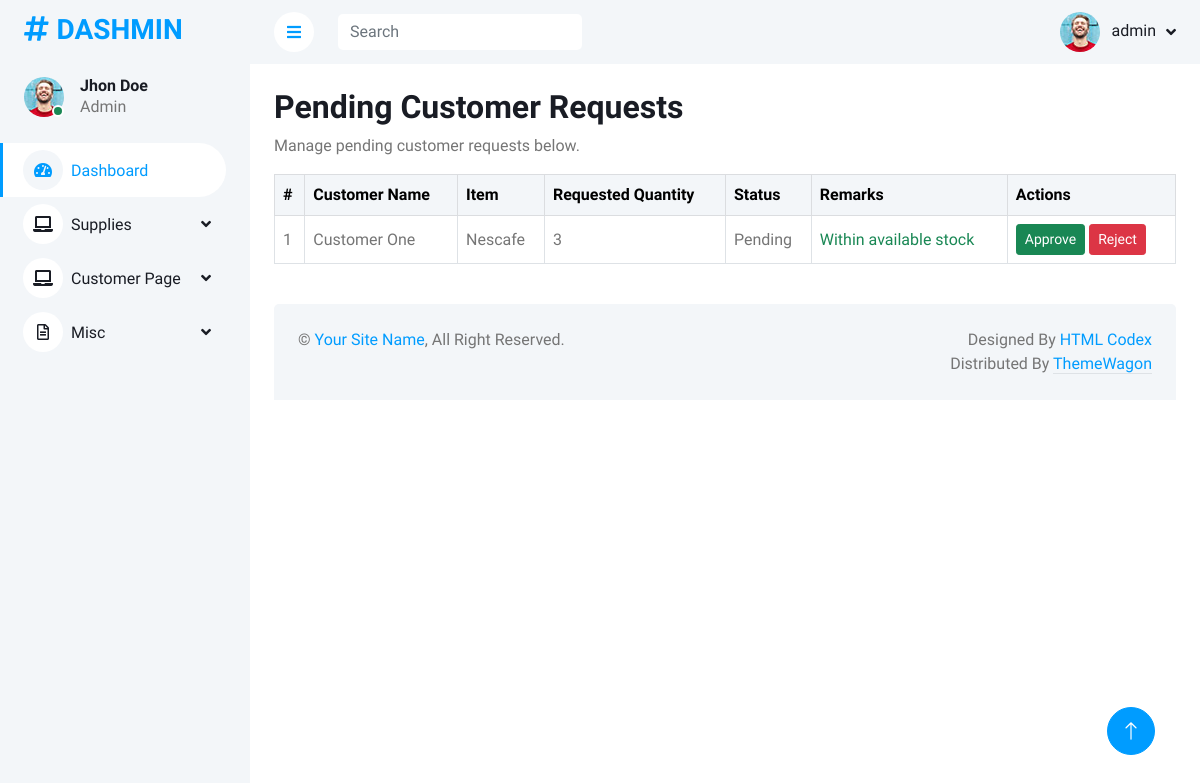
Page /supply/requests/pending/ (signed in) on the earlier database version.
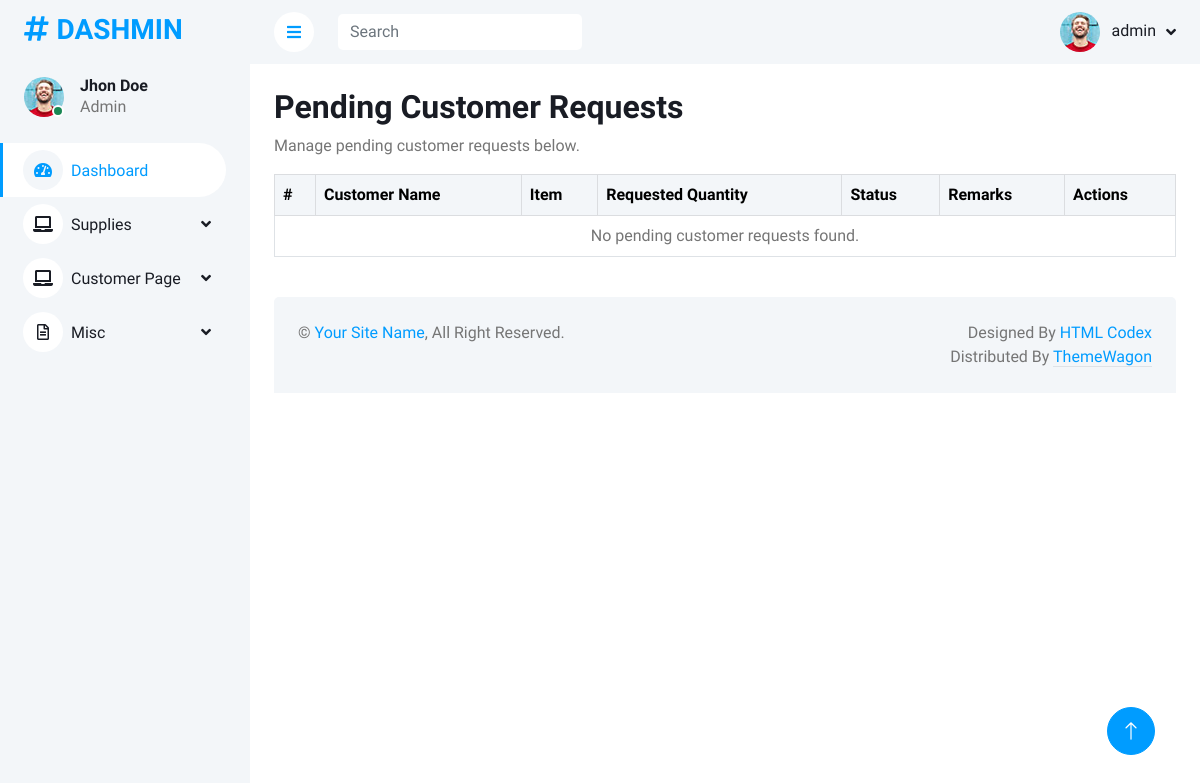
Same page on the later database version.
### customer/models.py (models this page shows, shortened)
class CustomerRequest(models.Model):
    supply_item = models.ForeignKey(
        SupplyItem,
        on_delete=models.CASCADE,
        related_name='customer_requests'
    )
    customer = models.ForeignKey(
        settings.AUTH_USER_MODEL,
        on_delete=models.CASCADE,
        related_name='requests'
    )
    requested_quantity = models.IntegerField()
    request_date = models.DateTimeField(auto_now_add=True)
    status = models.CharField(
        max_length=20,
        choices=[
            ('pending', 'Pending'),
            ('approved', 'Approved'),
            ('rejected', 'Rejected'),
            ('delivered', 'Delivered'),
        ],
        default='pending'
    )
    rejection_reason = models.TextField(blank=True, null=True)
    performed_by = models.ForeignKey(
        settings.AUTH_USER_MODEL,
        on_delete=models.SET_NULL,
        null=True,
        blank=True,
        related_name='performed_customer_requests' # Add related_name to avoid clash
    )

### supply/models.py (models this page shows, shortened)
class User(AbstractUser):
    USER_TYPE_CHOICES = [
        ('customer', 'Customer'),
        ('supply_manager', 'Supply Manager'),
        ('admin', 'Administrator'), # Example
    ]
    user_type = models.CharField(max_length=20, choices=USER_TYPE_CHOICES, default='customer')
    contact_number = models.CharField(max_length=15, blank=True, null=True)
    address = models.TextField(blank=True, null=True)
    objects = UserManager()
    customers = CustomerManager()
    supply_managers = SupplyManagerManager()
    email = models.EmailField(unique=True) # Example: making email unique

class SupplyItem(models.Model):
    STATUS_CHOICES = [
        ('active', 'Active'),
        ('inactive', 'Inactive'),
        ('archived', 'Archived'),
    ]
    AVAILABILITY_CHOICES = [
        ('Available', 'Available'),
        ('Low Stock', 'Low in Supply'),
        ('Out of Stock', 'Out of Supply')
    ]
    item_id = models.AutoField(primary_key=True)
    item_name = models.CharField(max_length=200)
    item_code = models.CharField(max_length=100, unique=True)
    category = models.ForeignKey(Category, on_delete=models.SET_NULL, null=True, blank=True)  # Updated field
    description = models.TextField(blank=True)
    quantity_in_stock = models.IntegerField(default=0)
    reorder_level = models.IntegerField(default=0)
    unit_of_measure = models.CharField(max_length=50)
    location = models.CharField(max_length=100, blank=True)
    unit_price = models.DecimalField(max_digits=10, decimal_places=2)
    currency = models.CharField(max_length=10, default='USD')
    supplier = models.ForeignKey(Supplier, on_delete=models.SET_NULL, null=True, blank=True)
    last_purchase_date = models.DateField(null=True, blank=True)
    last_supplier_price = models.DecimalField(max_digits=10, decimal_places=2, null=True, blank=True)
    preferred_supplier = models.BooleanField(default=False)
    added_by = models.ForeignKey(
        settings.AUTH_USER_MODEL, # Use settings
        on_delete=models.SET_NULL,
        null=True,
        blank=True,
        related_name='added_supply_items' # Add related_name
    )
    date_added = models.DateTimeField(auto_now_add=True)
    last_updated = models.DateTimeField(auto_now=True)
    added_by = models.ForeignKey('User', on_delete=models.SET_NULL, null=True, blank=True)
    status = models.CharField(max_length=10, choices=STATUS_CHOICES, default='active')
    availability = models.CharField(choices=AVAILABILITY_CHOICES, default='Available')
    barcode = models.CharField(max_length=100, blank=True)
    image = models.ImageField(upload_to='supply_images/', blank=True, null=True)
    expiration_date = models.DateField(null=True, blank=True)
    tags = models.CharField(max_length=200, blank=True)

### supply/views.py (the view)
# urls.py: path('requests/pending/', views.CustomerRequestPendingForApprovalListView.as_view(), name='request_pending_list'),
class CustomerRequestPendingForApprovalListView(ManagerAccessMixin, ListView): # Add LoginRequiredMixin
    model = CustomerRequest
    template_name = 'supply/manager/request_pending_list.html'
    context_object_name = 'customer_requests'
    paginate_by = 20
    def get_queryset(self):
        return CustomerRequest.objects.filter(status='pending').order_by('request_date') # Order by oldest first
    def get_context_data(self, **kwargs):
        context = super().get_context_data(**kwargs)
        context['page_title'] = "Pending Customer Requests"
        context['form'] = RejectionReasonForm()  # Add the form to the context
        return context

### customer/forms.py
class RejectionReasonForm(forms.ModelForm):
    class Meta:
        model = CustomerRequest
        fields = ['rejection_reason']
        widgets = {
            'rejection_reason': forms.Textarea(attrs={'class': 'form-control', 'rows': 3, 'placeholder': 'Enter reason for rejection'}),
        }

### supply/views.py (called while the page is built)
def is_supplier_manager(user):
    return user.is_authenticated and (user.is_superuser or user.groups.filter(name='Supply Manager').exists())

    def test_func(self):
        return is_supplier_manager(self.request.user)

### supply/templates/supply/manager/request_pending_list.html (shortened to what this page needs)
{% extends "supply/base/base.html" %}
{% block content %}
<div class="container-fluid pt-4 px-4">
    <div class="row">
        <div class="col-12">
            <h2>Pending Customer Requests</h2>
            <p>Manage pending customer requests below.</p>
        </div>
    </div>
    <div class="row">
        <div class="col-12">
            <div class="table-responsive">
                <table class="table table-bordered table-hover align-middle">
                    <thead class="table-light">
                        <tr>
                            <th>#</th>
                            <th>Customer Name</th>
                            <th>Item</th>
                            <th>Requested Quantity</th>
                            <th>Status</th>
                            <th>Remarks</th>
                            <th>Actions</th>
                        </tr>
                    </thead>
                    <tbody>
                        {% for request in customer_requests %}
                        <tr>
                            <td>{{ forloop.counter }}</td>
                            <td>{{ request.customer.get_full_name }}</td>
                            <td>{{ request.supply_item.item_name }}</td>
                            <td>{{ request.requested_quantity }}</td>
                            <td>{{ request.get_status_display }}</td>
                            <td>
                                {% if request.requested_quantity > request.supply_item.quantity_in_stock %}
                                <span class="text-danger">Requested quantity exceeds available stock</span>
                                {% else %}
                                <span class="text-success">Within available stock</span>
                                {% endif %}
                            </td>
                            <td>
                                <a href="{% url 'supply:approve_request' request.pk %}" class="btn btn-success btn-sm">Approve</a>
                                <button class="btn btn-danger btn-sm" data-bs-toggle="modal" data-bs-target="#rejectRequestModal" data-request-id="{{ request.pk }}">Reject</button>
                            </td>
                        </tr>
                        {% empty %}
                        <tr>
                            <td colspan="7" class="text-center">No pending customer requests found.</td>
                        </tr>
                        {% endfor %}
                    </tbody>
                </table>
            </div>
        </div>
    </div>
</div>
{% endblock content %}

Differences in the rows shown:
no longer on this page (row edited): CustomerRequest: customer.get_full_name "Customer One", supply_item.item_name "Nescafe", requested_quantity "3", status "Pending", shows "Within available stock"
Other differences:
text now shown: "No pending customer requests found."
